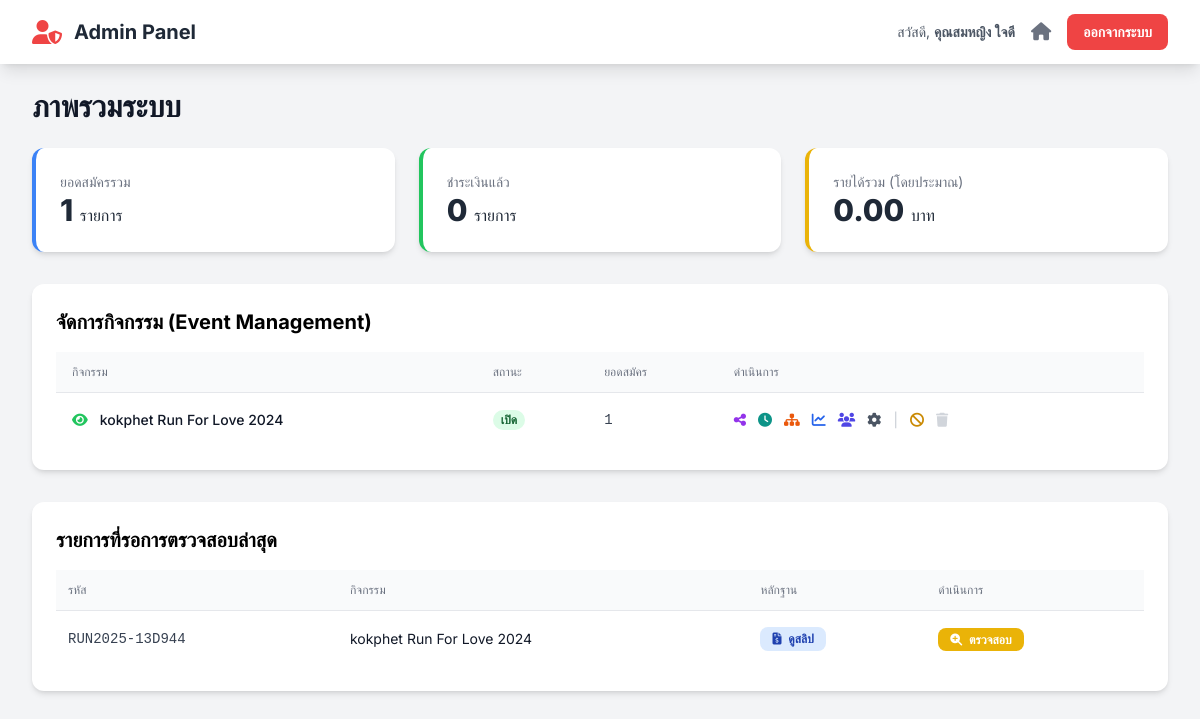
Screenshot of /admin/index.php (signed in) with the database file from the repository.
### tables this page shows
CREATE TABLE `events` (
  `id` int(11) NOT NULL,
  `event_code` varchar(50) NOT NULL COMMENT 'รหัสอ้างอิงกิจกรรม เช่น sskpa-run-25',
  `name` varchar(255) NOT NULL COMMENT 'ชื่อกิจกรรม',
  `slogan` varchar(255) DEFAULT NULL,
  `theme_color` varchar(20) NOT NULL DEFAULT 'indigo',
  `color_code` varchar(7) NOT NULL DEFAULT '#4f46e5',
  `logo_text` varchar(100) DEFAULT NULL,
  `is_visible` tinyint(1) NOT NULL DEFAULT 1,
  `is_cancelled` tinyint(1) NOT NULL DEFAULT 0,
  `sort_order` int(11) NOT NULL DEFAULT 0,
  `is_registration_open` tinyint(1) NOT NULL DEFAULT 0 COMMENT '0=ปิด, 1=เปิด',
  `organizer` varchar(255) DEFAULT NULL,
  `organizer_phone` varchar(50) DEFAULT NULL,
  `organizer_email` varchar(100) DEFAULT NULL,
  `organizer_line_id` varchar(100) DEFAULT NULL,
  `organizer_logo_url` text DEFAULT NULL,
  `contact_person_name` varchar(255) DEFAULT NULL,
  `contact_person_phone` varchar(50) DEFAULT NULL,
  `payment_bank` varchar(100) DEFAULT NULL,
  `payment_account_name` varchar(255) DEFAULT NULL,
  `payment_account_number` varchar(50) DEFAULT NULL,
  `payment_qr_code_url` text DEFAULT NULL,
  `start_date` datetime NOT NULL,
  `cover_image_url` text DEFAULT NULL,
  `card_thumbnail_url` text DEFAULT NULL,
  `map_embed_url` text DEFAULT NULL,
  `map_direction_url` text DEFAULT NULL,
  `description` text DEFAULT NULL,
  `awards_description` text DEFAULT NULL,
  `bib_background_url` text DEFAULT NULL COMMENT 'Path to custom BIB background image'
);

CREATE TABLE `registrations` (
  `id` int(11) NOT NULL,
  `registration_code` varchar(20) NOT NULL COMMENT 'รหัสการสมัคร เช่น R001',
  `user_id` int(11) DEFAULT NULL COMMENT 'เชื่อมกับตาราง users ถ้าสมัครแบบ login',
  `event_id` int(11) NOT NULL,
  `distance_id` int(11) NOT NULL,
  `race_category_id` int(11) DEFAULT NULL,
  `bib_number` varchar(20) DEFAULT NULL,
  `shirt_size` varchar(10) NOT NULL,
  `status` enum('รอชำระเงิน','รอตรวจสอบ','ชำระเงินแล้ว') NOT NULL DEFAULT 'รอชำระเงิน',
  `payment_slip_url` text DEFAULT NULL,
  `registered_at` timestamp NOT NULL DEFAULT current_timestamp(),
  `title` varchar(50) NOT NULL,
  `first_name` varchar(255) NOT NULL,
  `last_name` varchar(255) NOT NULL,
  `gender` varchar(50) DEFAULT NULL,
  `email` varchar(255) NOT NULL,
  `phone` varchar(50) NOT NULL,
  `line_id` varchar(100) DEFAULT NULL,
  `thai_id` varchar(13) NOT NULL,
  `birth_date` date DEFAULT NULL,
  `disease` varchar(255) DEFAULT 'ไม่มีโรคประจำตัว',
  `disease_detail` text DEFAULT NULL,
  `emergency_contact_name` varchar(255) DEFAULT NULL,
  `emergency_contact_phone` varchar(50) DEFAULT NULL
);

### functions.php (called while the page is built, shortened)
<?php
function e($data) {
    return htmlspecialchars($data ?? '', ENT_QUOTES, 'UTF-8');
}
?>

### admin/index.php (the view, shortened to what this page needs)
<?php
require_once '../config.php';
require_once '../functions.php';
$staff_info = $_SESSION['staff_info'];
$is_super_admin = ($staff_info['role'] === 'admin');
$stats_query = "
    SELECT
        COUNT(r.id) as total_registrations,
        SUM(CASE WHEN r.status = 'ชำระเงินแล้ว' THEN 1 ELSE 0 END) as paid_registrations,
        SUM(CASE WHEN r.status = 'ชำระเงินแล้ว' THEN d.price ELSE 0 END) as total_revenue
    FROM registrations r
    JOIN distances d ON r.distance_id = d.id
";
$stats_params = [];
$stats_types = '';
if (!$is_super_admin) {
    $stats_query .= " WHERE r.event_id = ?";
    $stats_params[] = $staff_info['assigned_event_id'];
    $stats_types = 'i';
}
$stats_stmt = $mysqli->prepare($stats_query);
if (!$is_super_admin && !empty($stats_params)) {
    $stats_stmt->bind_param($stats_types, ...$stats_params);
}
$stats_stmt->execute();
$overall_stats = $stats_stmt->get_result()->fetch_assoc();
$active_events = [];
$cancelled_events = [];
$events_query_sql = "SELECT id, event_code, name, is_registration_open, is_visible, is_cancelled, sort_order FROM events";
if (!$is_super_admin) {
    $events_query_sql .= " WHERE id = " . intval($staff_info['assigned_event_id']);
}
$events_query_sql .= " ORDER BY sort_order ASC";
$result = $mysqli->query($events_query_sql);
while($row = $result->fetch_assoc()){
    if ($row['is_cancelled']) {
        $cancelled_events[] = $row;
    } else {
        $active_events[] = $row;
    }
}
$pending_query = "
    SELECT r.id, r.registration_code, e.name as event_name, r.payment_slip_url
    FROM registrations r
    JOIN events e ON r.event_id = e.id
    WHERE r.status = 'รอตรวจสอบ'
";
$pending_params = [];
$pending_types = '';
if (!$is_super_admin) {
    $pending_query .= " AND r.event_id = ?";
    $pending_params[] = $staff_info['assigned_event_id'];
    $pending_types .= 'i';
}
$pending_query .= " ORDER BY r.registered_at ASC LIMIT 5";
$pending_stmt = $mysqli->prepare($pending_query);
if(!empty($pending_params)){
    $pending_stmt->bind_param($pending_types, ...$pending_params);
}
$pending_stmt->execute();
$pending_registrations = $pending_stmt->get_result()->fetch_all(MYSQLI_ASSOC);
include 'partials/header.php';
?>
<h1 class="text-3xl font-bold text-gray-900 mb-6">ภาพรวมระบบ</h1>
<div class="grid grid-cols-1 md:grid-cols-3 gap-6 mb-8">
    <div class="bg-white p-6 rounded-xl shadow-md border-l-4 border-blue-500">
        <p class="text-sm text-gray-500">ยอดสมัครรวม</p>
        <p class="text-3xl font-extrabold text-gray-800"><?= number_format($overall_stats['total_registrations'] ?? 0) ?> <span class="text-base font-medium">รายการ</span></p>
    </div>
    <div class="bg-white p-6 rounded-xl shadow-md border-l-4 border-green-500">
        <p class="text-sm text-gray-500">ชำระเงินแล้ว</p>
        <p class="text-3xl font-extrabold text-gray-800"><?= number_format($overall_stats['paid_registrations'] ?? 0) ?> <span class="text-base font-medium">รายการ</span></p>
    </div>
    <div class="bg-white p-6 rounded-xl shadow-md border-l-4 border-yellow-500">
        <p class="text-sm text-gray-500">รายได้รวม (โดยประมาณ)</p>
        <p class="text-3xl font-extrabold text-gray-800"><?= number_format($overall_stats['total_revenue'] ?? 0, 2) ?> <span class="text-base font-medium">บาท</span></p>
    </div>
</div>
<div class="bg-white p-6 rounded-xl shadow-md mb-8">
    <h2 class="text-xl font-bold mb-4">จัดการกิจกรรม (Event Management)</h2>
    <div class="overflow-x-auto">
        <table class="min-w-full divide-y divide-gray-200">
            <thead class="bg-gray-50">
                <tr>
                    <th class="px-4 py-3 text-left text-xs font-medium text-gray-500 uppercase">กิจกรรม</th>
                    <th class="px-4 py-3 text-left text-xs font-medium text-gray-500 uppercase">สถานะ</th>
                    <th class="px-4 py-3 text-left text-xs font-medium text-gray-500 uppercase">ยอดสมัคร</th>
                    <th class="px-4 py-3 text-left text-xs font-medium text-gray-500 uppercase">ดำเนินการ</th>
                </tr>
            </thead>
            <tbody class="bg-white divide-y divide-gray-200">
                <?php foreach($active_events as $index => $event):
                    $event_stats_stmt = $mysqli->prepare("SELECT COUNT(id) as total FROM registrations WHERE event_id = ?");
                    $event_stats_stmt->bind_param("i", $event['id']);
                    $event_stats_stmt->execute();
                    $total_regs = $event_stats_stmt->get_result()->fetch_assoc()['total'];
                ?>
                <tr>
                    <td class="px-4 py-4 whitespace-nowrap text-sm font-medium text-gray-900">
                        <div class="flex items-center gap-3">
                            <a href="../actions/update_event_visibility.php?id=<?= e($event['id']) ?>"
                               class="<?= $event['is_visible'] ? 'text-green-500' : 'text-gray-400' ?>"
                               title="<?= $event['is_visible'] ? 'ซ่อนจากหน้าแรก' : 'แสดงในหน้าแรก' ?>">
                                <i class="fa-solid fa-<?= $event['is_visible'] ? 'eye' : 'eye-slash' ?>"></i>
                            </a>
                            <span><?= e($event['name']) ?></span>
                        </div>
                    </td>
                    <td class="px-4 py-4 whitespace-nowrap text-sm">
                        <span class="px-2 inline-flex text-xs leading-5 font-semibold rounded-full <?= $event['is_registration_open'] ? 'bg-green-100 text-green-800' : 'bg-red-100 text-red-800' ?>">
                            <?= $event['is_registration_open'] ? 'เปิด' : 'ปิด' ?>
                        </span>
                    </td>
                    <td class="px-4 py-4 whitespace-nowrap text-sm text-gray-700 font-mono"><?= $total_regs ?></td>
                    <td class="px-4 py-4 whitespace-nowrap text-sm font-medium">
                        <div class="flex items-center space-x-3">
                            <a href="#" onclick="showShareModal('<?= e($event['event_code']) ?>', '<?= e($event['name']) ?>')" class="text-purple-600 hover:text-purple-900" title="แชร์"><i class="fa-solid fa-share-alt"></i></a>
                            <a href="event_schedule.php?event_id=<?= e($event['id']) ?>" class="text-teal-600 hover:text-teal-900" title="กำหนดการ"><i class="fa-solid fa-clock"></i></a>
                            <a href="event_categories.php?event_id=<?= e($event['id']) ?>" class="text-orange-600 hover:text-orange-900" title="จัดการรุ่นการแข่งขัน"><i class="fa-solid fa-sitemap"></i></a>
                            <a href="reports.php?event_id=<?= e($event['id']) ?>" class="text-blue-600 hover:text-blue-900" title="รายงาน"><i class="fa-solid fa-chart-line"></i></a>
                            <a href="registrants.php?event_id=<?= e($event['id']) ?>" class="text-indigo-600 hover:text-indigo-900" title="ผู้สมัคร"><i class="fa-solid fa-users"></i></a>
                            <a href="event_settings.php?event_id=<?= e($event['id']) ?>" class="text-gray-600 hover:text-gray-900" title="แก้ไข"><i class="fa-solid fa-cog"></i></a>
                            <span class="text-gray-300">|</span>
                            <a href="../actions/manage_event_status.php?action=cancel&id=<?= e($event['id']) ?>" onclick="return confirm('คุณแน่ใจหรือไม่ว่าต้องการยกเลิกกิจกรรมนี้?')" class="text-yellow-600 hover:text-yellow-900" title="ยกเลิก"><i class="fa-solid fa-ban"></i></a>
                            <a href="../actions/manage_event_status.php?action=delete&id=<?= e($event['id']) ?>"
                               onclick="return confirm('คำเตือน! การลบกิจกรรมจะลบข้อมูลทั้งหมดที่เกี่ยวข้องและไม่สามารถกู้คืนได้ คุณแน่ใจหรือไม่?')"
                               class="<?= $total_regs > 0 ? 'text-gray-300 cursor-not-allowed' : 'text-red-600 hover:text-red-900' ?>"
                               <?= $total_regs > 0 ? 'aria-disabled="true" onclick="event.preventDefault(); alert(\'ไม่สามารถลบกิจกรรมที่มีผู้สมัครแล้วได้\');"' : '' ?>
                               title="<?= $total_regs > 0 ? 'ไม่สามารถลบได้' : 'ลบถาวร' ?>">
                               <i class="fa-solid fa-trash"></i>
                            </a>
                        </div>
                    </td>
                </tr>
                <?php endforeach; ?>
            </tbody>
        </table>
    </div>
</div>
<div class="bg-white p-6 rounded-xl shadow-md mt-8">
    <h2 class="text-xl font-bold mb-4">รายการที่รอการตรวจสอบล่าสุด</h2>
    <div class="overflow-x-auto">
        <table class="min-w-full divide-y divide-gray-200">
            <thead class="bg-gray-50">
                <tr>
                    <th class="px-3 py-3 text-left text-xs font-medium text-gray-500 uppercase">รหัส</th>
                    <th class="px-3 py-3 text-left text-xs font-medium text-gray-500 uppercase">กิจกรรม</th>
                    <th class="px-3 py-3 text-left text-xs font-medium text-gray-500 uppercase">หลักฐาน</th>
                    <th class="px-3 py-3 text-left text-xs font-medium text-gray-500 uppercase">ดำเนินการ</th>
                </tr>
            </thead>
            <tbody class="bg-white divide-y divide-gray-200">
                <?php if (empty($pending_registrations)): ?>
                    <tr><td colspan="4" class="text-center py-6 text-gray-500">ไม่มีรายการที่รอการตรวจสอบ</td></tr>
                <?php else: ?>
                    <?php foreach($pending_registrations as $reg): ?>
                    <tr class="hover:bg-yellow-50">
                        <td class="px-3 py-4 whitespace-nowrap text-sm font-mono text-gray-700"><?= e($reg['registration_code']) ?></td>
                        <td class="px-3 py-4 whitespace-nowrap text-sm text-gray-900"><?= e($reg['event_name']) ?></td>
                        <td class="px-3 py-4 whitespace-nowrap text-sm">
                            <button onclick="showSlipModal('<?= e($reg['payment_slip_url']) ?>', '<?= e($reg['registration_code']) ?>')" class="bg-blue-100 text-blue-800 hover:bg-blue-200 font-bold py-1 px-3 rounded-lg text-xs">
                                <i class="fa-solid fa-file-invoice-dollar mr-1"></i> ดูสลิป
                            </button>
                        </td>
                        <td class="px-3 py-4 whitespace-nowrap text-sm">
                            <a href="registrant_detail.php?reg_id=<?= e($reg['id']) ?>" class="bg-yellow-500 hover:bg-yellow-600 text-white font-bold py-1 px-3 rounded-lg text-xs">
                                <i class="fa-solid fa-search-plus mr-1"></i> ตรวจสอบ
                            </a>
                        </td>
                    </tr>
                    <?php endforeach; ?>
                <?php endif; ?>
            </tbody>
        </table>
    </div>
</div>
<?php
include 'partials/footer.php';
?>

### admin/partials/header.php (style rules this page uses)
body { font-family: 'Inter', 'Sarabun', sans-serif; }

### rows the page displays
events: is_visible 1 (drawn), name "kokphet Run For Love 2024", is_registration_open "เปิด", total_regs "1"
registrations: registration_code "RUN2025-13D944", event.name "kokphet Run For Love 2024"

### other values shown
$staff_info['full_name'] "คุณสมหญิง ใจดี"
$overall_stats['total_registrations'] "1"
$overall_stats['paid_registrations'] "0"
$overall_stats['total_revenue'] "0.00"
